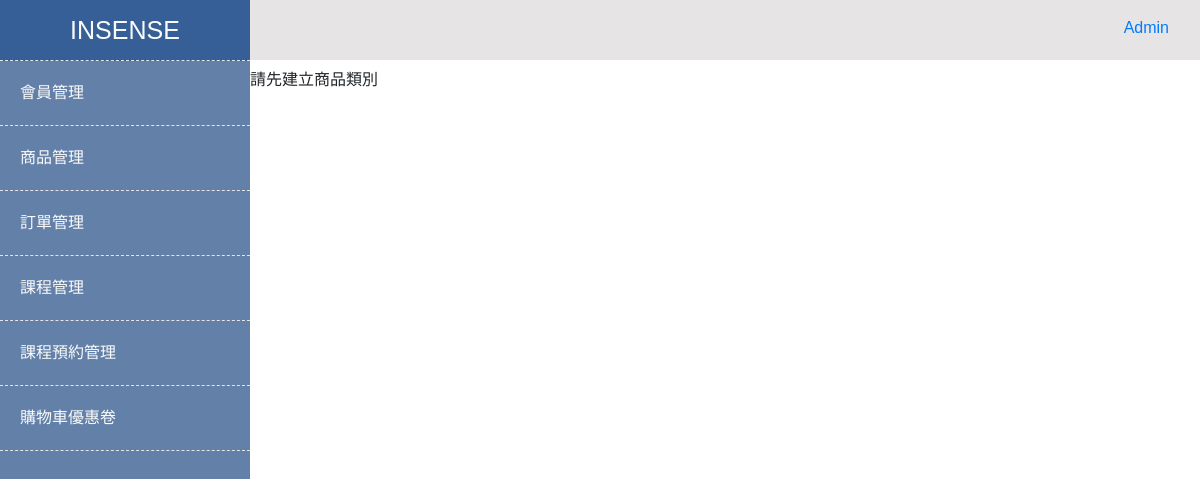
Page /admin/Insense/backStage/classManagement.php (signed in) on the earlier database version.
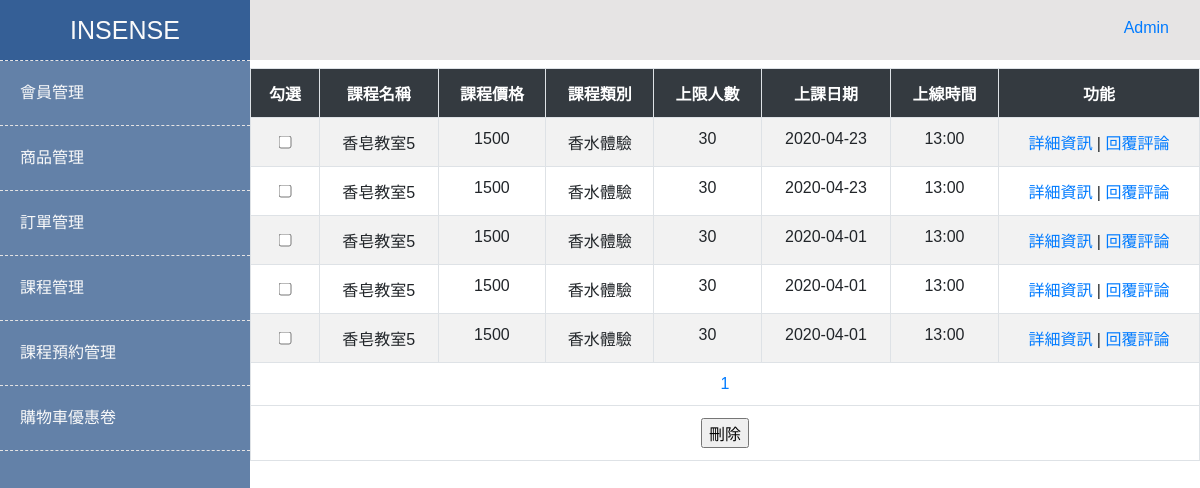
Same page on the later database version.
### tables this page shows
CREATE TABLE `class` (
  `id` int(11) NOT NULL COMMENT '流水號',
  `classId` varchar(100) NOT NULL DEFAULT '0' COMMENT '課程編號',
  `className` varchar(100) DEFAULT NULL COMMENT '課程名稱',
  `classImg` varchar(100) DEFAULT NULL COMMENT '課程圖片',
  `classPeopleLimit` tinyint(3) DEFAULT NULL COMMENT '人數限制',
  `classPrice` int(11) DEFAULT NULL COMMENT '課程價格',
  `classCategoryId` varchar(100) DEFAULT NULL COMMENT '課程分類',
  `classDate` date DEFAULT NULL COMMENT '上課日期',
  `classTime` varchar(100) DEFAULT NULL COMMENT '上課時間',
  `shopId` varchar(100) DEFAULT NULL COMMENT '廠商編號',
  `created_at` datetime NOT NULL DEFAULT CURRENT_TIMESTAMP COMMENT '新增時間',
  `updated_at` datetime NOT NULL DEFAULT CURRENT_TIMESTAMP ON UPDATE CURRENT_TIMESTAMP COMMENT '更新時間'
);

CREATE TABLE `classcategory` (
  `id` int(11) NOT NULL COMMENT '流水號',
  `classCategoryId` varchar(100) NOT NULL DEFAULT '0' COMMENT '課程分類',
  `classCategoryName` varchar(100) DEFAULT NULL COMMENT '課程索引',
  `created_at` datetime NOT NULL DEFAULT CURRENT_TIMESTAMP COMMENT '新增時間',
  `updated_at` datetime NOT NULL DEFAULT CURRENT_TIMESTAMP ON UPDATE CURRENT_TIMESTAMP COMMENT '更新時間'
);

### admin/Insense/backStage/classManagement.php (the view, shortened to what this page needs)
<?php
require_once('../templates/header.php');
require_once('../templates/leftSideBar.php');
require_once('../templates/rightContainer.php');
$sqlTotal = "SELECT COUNT(1) FROM `class` ";
$total = $pdo->query($sqlTotal)->fetch(PDO::FETCH_NUM)[0];
$numPerPage = 5;
$totalPages = ceil($total / $numPerPage);
$page = isset($_GET['page']) ? (int) $_GET['page'] : 1;
$page = $page < 1 ? 1 : $page;
$sqlTotalClassCatogories = "SELECT count(1) FROM `classcategory` ";
$totalClassCatogories = $pdo->query($sqlTotalClassCatogories)->fetch(PDO::FETCH_NUM)[0];
?>
<?php
if ($totalClassCatogories > 0) {
?>
  <form method="POST" enctype="multipart/form-data" action="../action/deleteClass.php">
    <table class="table table-striped table-gray text-center">
      <thead class="thead-dark">
        <tr>
          <th class="border">勾選</th>
          <th class="border">課程名稱</th>
          <th class="border">課程價格</th>
          <th class="border">課程類別</th>
          <th class="border">上限人數</th>
          <th class="border">上課日期</th>
          <th class="border">上線時間</th>
          <th class="border">功能</th>
        </tr>
      </thead>
      <tbody>
        <?php
        $sql = "SELECT `class`.`id`,`class`.`classId`, `class`.`className`, `class`.`classPrice`, `classcategory`.`classCategoryName`,
                        `class`.`classPeopleLimit`, `class`.`classDate`, `class`.`classTime`, `class`.`created_at`,
                        `class`.`updated_at`
                FROM `class` INNER JOIN `classcategory`
                ON `class`.`classCategoryId` = `classcategory`.`classCategoryId`
                ORDER BY `class`.`id` ASC
                LIMIT ?, ? ";
        $arrParam = [($page - 1) * $numPerPage, $numPerPage];
        $stmt = $pdo->prepare($sql);
        $stmt->execute($arrParam);
        if ($stmt->rowCount() > 0) {
          $arr = $stmt->fetchAll(PDO::FETCH_ASSOC);
          for ($i = 0; $i < count($arr); $i++) {
        ?>
            <tr>
              <td class="border classTd">
                <input id='test<?php echo $i ?>' type="checkbox" name="chk[]" value="<?php echo $arr[$i]['id']; ?>" />
              </td>
              <td class="border input<?php echo $i ?>"><?php echo $arr[$i]['className']; ?></td>
              <td class="border input<?php echo $i ?>"><?php echo $arr[$i]['classPrice']; ?></td>
              <td class="border input<?php echo $i ?>"><?php echo $arr[$i]['classCategoryName']; ?></td>
              <td class="border input<?php echo $i ?>"><?php echo $arr[$i]['classPeopleLimit']; ?></td>
              <td class="border input<?php echo $i ?>"><?php echo $arr[$i]['classDate']; ?></td>
              <td class="border input<?php echo $i ?>"><?php echo $arr[$i]['classTime']; ?></td>
              <td class="border">
                <a class="_btn" href="./classInfo.php?id=<?php echo $arr[$i]['id'] ?>">詳細資訊</a> |
                <a href="./comments.php?itemId=<?php echo $arr[$i]['itemId']; ?>">回覆評論</a>
              </td>
            </tr>
          <?php
          }
        } else {
          ?>
          <tr>
            <td class="border" colspan="8">沒有資料</td>
          </tr>
        <?php
        }
        ?>
      </tbody>
      <tfoot>
        <tr>
          <td class="border" colspan="8">
            <?php for ($i = 1; $i <= $totalPages; $i++) { ?>
              <a href="?page=<?= $i ?>"><?= $i ?></a>
            <?php } ?>
          </td>
        </tr>
        <?php if ($total > 0) { ?>
          <tr>
            <td class="border" colspan="8"><input type="submit" name="smb" value="刪除"></td>
          </tr>
        <?php } ?>
      </tfoot>
    </table>
  </form>
<?php
} else {
  require_once('../templates/noCategory.php');
}
require_once('../templates/footer.php');
?>

### admin/Insense/templates/header.php (shortened to what this page needs)
<html>
<head>
  <link rel="stylesheet" href="https://stackpath.bootstrapcdn.com/bootstrap/4.4.1/css/bootstrap.min.css">
  <link rel="stylesheet" href="https://cdnjs.cloudflare.com/ajax/libs/material-design-iconic-font/2.2.0/css/material-design-iconic-font.min.css">
  <link href="../backstageCss/style.css" rel="stylesheet">
</head>
<body>
  <div class='d-flex'>

### admin/Insense/templates/leftSideBar.php
<div id="viewport">
  <div id="sidebar">
    <header>
      <a href="#">INSENSE</a>
    </header>
    <ul class="nav">
      <li>
        <a href="#">
          <i class="zmdi zmdi-account-box"></i> 會員管理
        </a>
      </li>
      <li>
        <a href="#">
          <i class="zmdi zmdi-collection-plus"></i> 商品管理
        </a>
      </li>
      <li>
        <a href="../backStage/checkSearch.php">
          <i class="zmdi zmdi-money-box"></i> 訂單管理
        </a>
      </li>
      <li>
        <a href="../backStage/classManagement.php">
          <i class="zmdi zmdi-folder-star-alt"></i> 課程管理
        </a>
      </li>
      <li>
        <a href="../backStage/bookSearch.php">
          <i class="zmdi zmdi-calendar-check"></i> 課程預約管理
        </a>
      <li>
        <a href="../backStage/adminCoupon.php">
          <i class="zmdi zmdi-shopping-cart"></i> 購物車優惠卷
        </a>
      </li>
    </ul>
  </div>
</div>

### admin/Insense/templates/rightContainer.php
<div class="wrapper">
  <div id="content">
    <nav class="navbar header-grey">
      <div class="container-fluid d-flex justify-content-end pt-2">
        <ul>
          <li><a href="#">Admin</a></li>
        </ul>
      </div>
    </nav>
  </div>
  <div class='main my-3'>

### admin/Insense/templates/noCategory.php
請先建立商品類別

### admin/Insense/templates/footer.php (shortened to what this page needs)
</div>
</div>
</div>
</body>
</html>

### admin/Insense/backstageCss/style.css (style rules this page uses)
:root { --main-bg-white: #FAFAFA; --nav-bg-grey: #6c6c6d; --main-text-black: #000008; --main-logo-blue: #6381a8; --main-light-blue: #ACC5E1; --main-padding-grey: rgb(230, 228, 228); }
.header-grey { background-color: var(--main-padding-grey) !important; height: 60px; }
li { list-style: none; }
body { overflow-x: hidden; font-family: 'Noto Sans TC', sans-serif; font-size: 16px; position: relative; }
#viewport { padding-left: 250px; -webkit-transition: all 0.5s ease; -moz-transition: all 0.5s ease; -o-transition: all 0.5s ease; transition: all 0.5s ease; }
.wrapper { flex-grow: 1; }
#content { width: 100%; height: 52px; position: relative; margin-right: 0; }
#sidebar { z-index: 1000; position: fixed; left: 250px; width: 250px; height: 100%; margin-left: -250px; overflow-y: auto; background:var(--main-logo-blue); }
#sidebar header { background-color: #355f96; padding: 20px auto; font-size: 25px; line-height: 60px; text-align: center; border-bottom: 0.5px dashed var(--main-padding-grey); }
#sidebar header a { color: var(--main-bg-white); text-decoration: none; font-family: 'Playfair Display', sans-serif; ; }
#sidebar .nav { flex-direction: column; }
#sidebar .nav a { display: block; background: none; color: var(--main-bg-white); font-size: 16px; text-decoration: none; padding: 20px; border-bottom: 0.5px dashed var(--main-padding-grey); }
.classTd { position: relative; }
.classTd input[type="checkbox"] { position: absolute; left: 50%; top: 50%; transform: translate(-50%,-50%); }

### admin/Insense/backStage/classManagement.php (style rules this page uses)
.classTd { position: relative; }
.classTd input[type="checkbox"] { position: absolute; left: 50%; top: 50%; transform: translate(-50%, -50%); }

Differences in the rows shown:
added class: className "香皂教室5", classPrice "1500", classcategory.classCategoryName "香水體驗", classPeopleLimit "30", classDate "2020-04-23", classTime "13:00"
added class: className "香皂教室5", classPrice "1500", classcategory.classCategoryName "香水體驗", classPeopleLimit "30", classDate "2020-04-23", classTime "13:00"
added class: className "香皂教室5", classPrice "1500", classcategory.classCategoryName "香水體驗", classPeopleLimit "30", classDate "2020-04-01", classTime "13:00"
added class: className "香皂教室5", classPrice "1500", classcategory.classCategoryName "香水體驗", classPeopleLimit "30", classDate "2020-04-01", classTime "13:00"
added class: className "香皂教室5", classPrice "1500", classcategory.classCategoryName "香水體驗", classPeopleLimit "30", classDate "2020-04-01", classTime "13:00"
Other differences:
form field smb: (not shown) → "刪除"
text no longer shown: "請先建立商品類別"
text now shown: "勾選 課程名稱 課程價格 課程類別 上限人數 上課日期 上線時間 功能"
new list line: "1"
